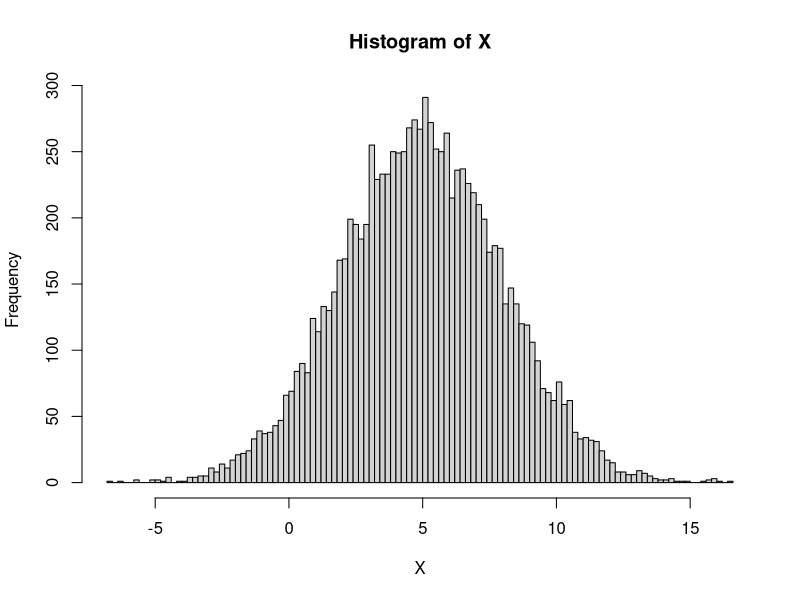
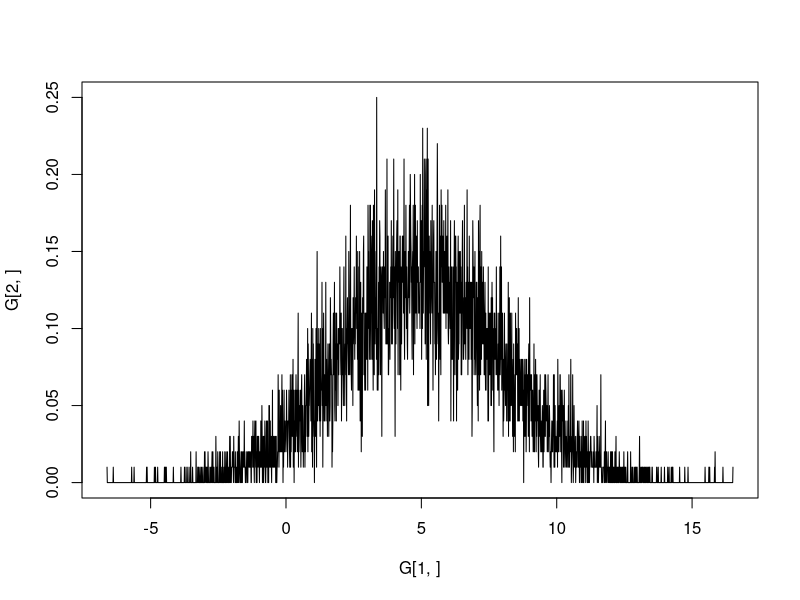
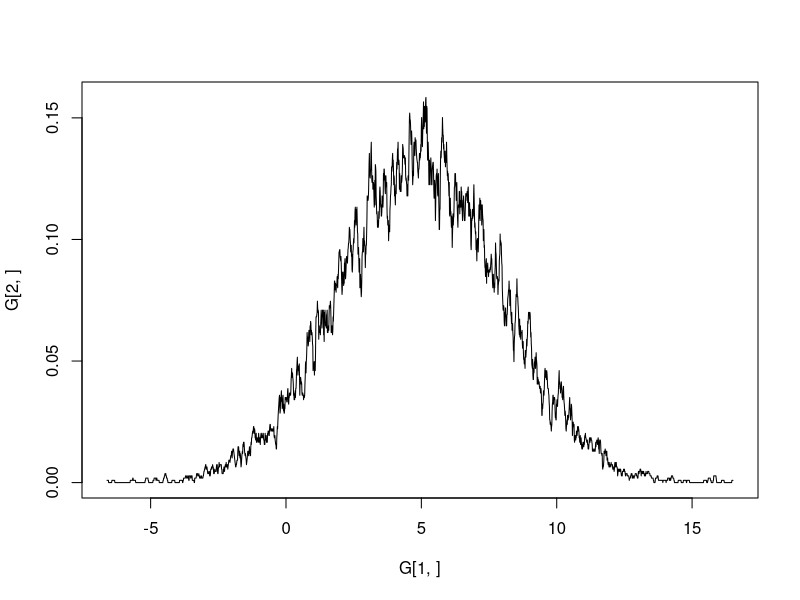
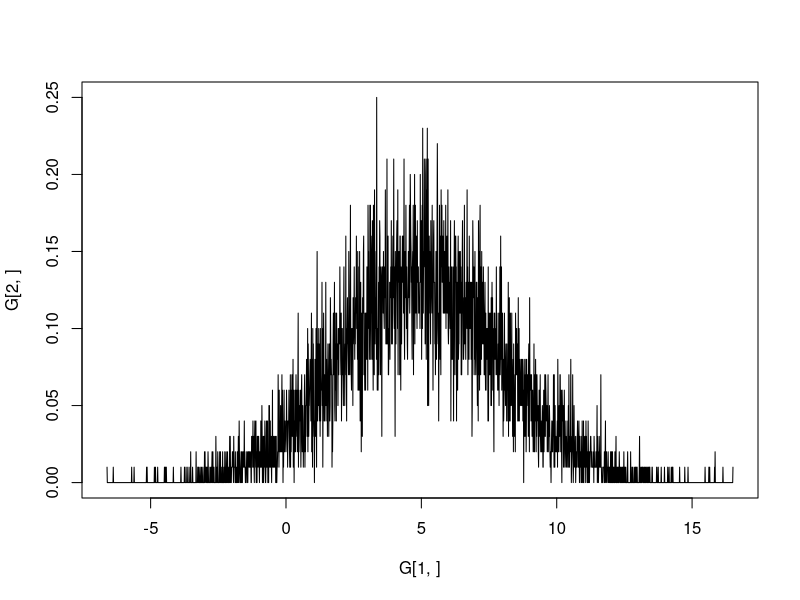
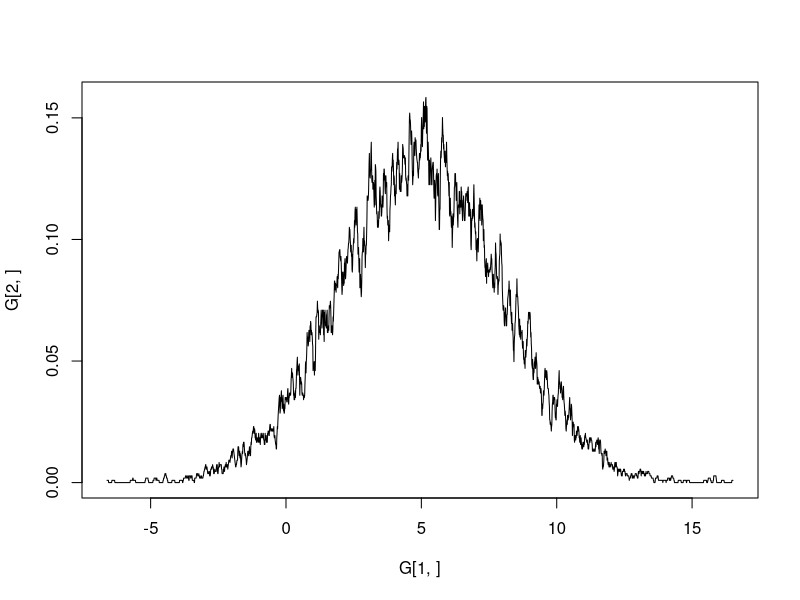

Write the R code that produced these figures, in order.
parzen_sample <- function(N) {
    rnorm(N,5.,3.)
}

parzen <- function(X, func="cube", Vn="sqrt") {
    N <- length(X)
    A <- min(X)
    B <- max(X)

    if (Vn == "sqrt") { V<-1./sqrt(N) }
    else { V<-1./log(N)}

    S <- seq(A,B,.01)
    if (func == "cube") { Y<-lapply(S, function(x) {length(X[X>x-.5*V & X<x+.5*V])/V/N}) }
    else { Y<-lapply(S, function(x) {sum(dnorm(x - X))/V/N}) }

    Y<-lapply(S, function(x) {length(X[X>x-.5*V & X<x+.5*V])/V/N})

    matrix(c(S,Y),nrow=2,byrow=T)
}

main <- function() {
    N <- 10000
    X <- parzen_sample(N)
    png("parzen_1d_demo_hist.png")
    hist(X, breaks=100)

    # set window function cubic
    G<-parzen(X,func="cube",Vn="sqrt")
    png("parzen_1d_demo_1.png")
    plot(G[1,],G[2,],type="n")
    lines(G[1,],G[2,])

    G<-parzen(X,func="cube",Vn="ln")
    png("parzen_1d_demo_2.png")
    plot(G[1,],G[2,],type="n")
    lines(G[1,],G[2,])

    G<-parzen(X,func="gauss",Vn="sqrt")
    png("parzen_1d_demo_3.png")
    plot(G[1,],G[2,],type="n")
    lines(G[1,],G[2,])

    G<-parzen(X,func="gauss",Vn="ln")
    png("parzen_1d_demo_4.png")
    plot(G[1,],G[2,],type="n")
    lines(G[1,],G[2,])
}

main()
